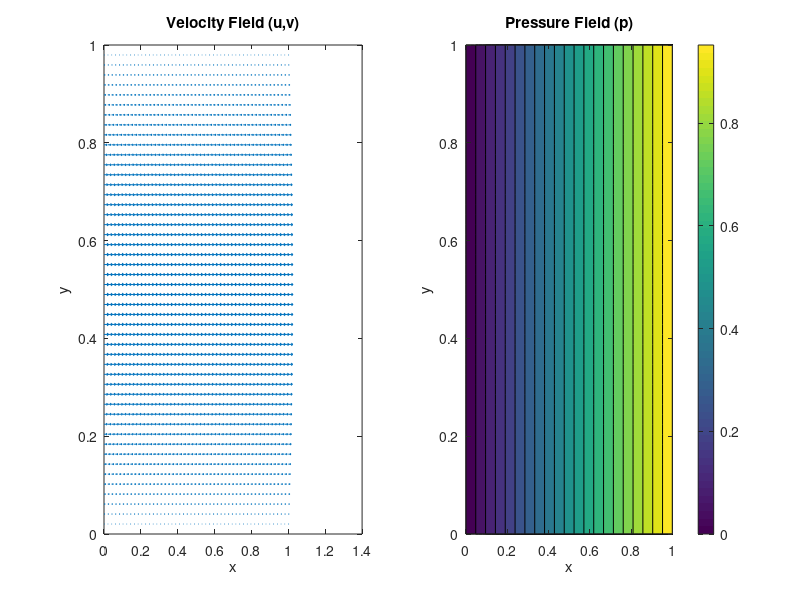

MATLAB code for this plot:

% Domain
Nx = 50; Ny = 50;     % grid resolution
Lx = 1; Ly = 1;       % domain size
[x, y] = meshgrid(linspace(0, Lx, Nx), linspace(0, Ly, Ny));

% Parameters
mu = 1.0;              % dynamic viscosity
dpdx = -1.0;           % pressure gradient driving the flow
H = Ly;                % channel height

% Analytical solution for steady Poiseuille flow
u = (1/(2*mu)) * dpdx * (y.^2 - y*H);   % velocity profile
v = zeros(size(u));                     % no vertical flow
p = -dpdx * x;                          % linear pressure drop

% Visuals
figure;
subplot(1,2,1)
quiver(x,y,u,v)
title('Velocity Field (u,v)')
xlabel('x'), ylabel('y')

subplot(1,2,2)
contourf(x,y,p,20)
title('Pressure Field (p)')
xlabel('x'), ylabel('y'), colorbar

% Step 5: Save data
save('flowData.mat', 'x', 'y', 'u', 'v', 'p')
